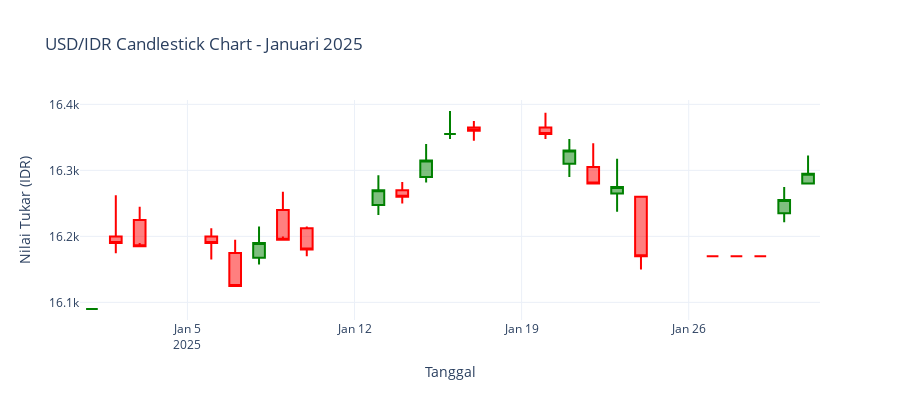

Here is the notebook cell this chart was saved with:
### Code cell
# Create figure
fig = go.Figure(data=[go.Candlestick(
    x=df['Date'],
    open=df['Open'],
    high=df['High'],
    low=df['Low'],
    close=df['Price'],
    increasing_line_color='green',
    decreasing_line_color='red'
)])

# Set layout with custom size
fig.update_layout(
    width=900,
    height=400,
    title='USD/IDR Candlestick Chart - Januari 2025',
    xaxis_title='Tanggal',
    yaxis_title='Nilai Tukar (IDR)',
    xaxis_rangeslider_visible=False,
    template='plotly_white'
)

fig.show()
